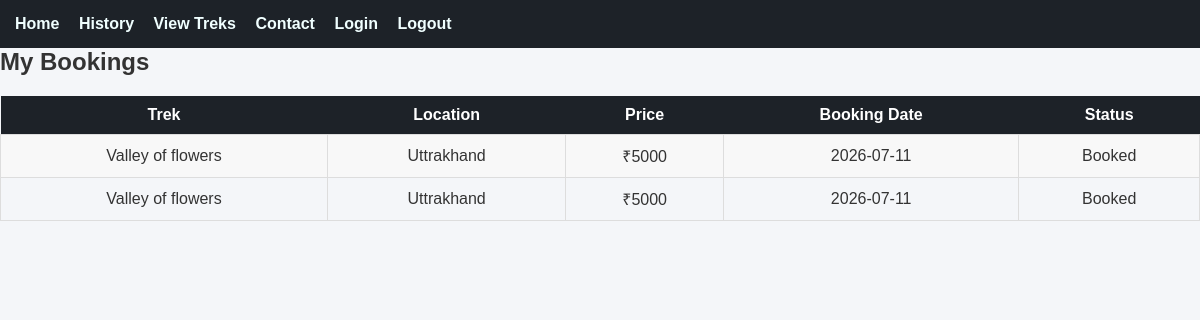
The page /my_bookings (signed in) on the database its author committed.
### tables this page shows
CREATE TABLE bookings(
                 id INTEGER PRIMARY KEY AUTOINCREMENT,
                user_id INTEGER, 
                 username TEXT NOT NULL,
                 trek_id INTEGER,
                 booking_date DATE ,
                 status TEXT NOT NULL,
                 FOREIGN KEY(trek_id) REFERENCES treks(id),
                 FOREIGN KEY(user_id) REFERENCES users(id)
                 
                 );

CREATE TABLE treks(
                 id INTEGER PRIMARY KEY AUTOINCREMENT,
                 name TEXT NOT NULL,
                 location TEXT NOT NULL,
                 price INTEGER NOT NULL,
                 slots INTEGER NOT NULL,
                 difficulty TEXT NOT NULL,
                 duration INTEGER NOT NULL,
                 status TEXT NOT NULL DEFAULT 'Open',
                 assigned_staffID INTEGER NOT NULL,
                 start_date DATE ,
                 end_date DATE ,
                 description TEXT ,
                 FOREIGN KEY (assigned_staffID) REFERENCES staff(id)
                 );

### app.py (the view)
@app.route("/my_bookings")
def my_bookings():
    if "user" not in session:
        return redirect("/login")
    username = session["user"]
    conn = get_db_connnection()
    bookings = conn.execute("""
    SELECT
        treks.name,
        treks.location,
        treks.price,
        bookings.booking_date,
        bookings.status
    FROM bookings
    JOIN treks
        ON bookings.trek_id = treks.id
    WHERE bookings.username = ?
""", (username,)).fetchall()
    conn.close()
    return render_template("my_bookings.html", bookings=bookings)

### app.py (called while the page is built)
def get_db_connnection():
    conn = sqlite3.connect("database.db")
    conn.row_factory =sqlite3.Row
    return conn

### templates/my_bookings.html
{% extends "base.html" %}
{% block content %}
<h2>My Bookings</h2>
<table>
<tr>
    <th>Trek</th>
    <th>Location</th>
    <th>Price</th>
    <th>Booking Date</th>
    <th>Status</th>
</tr>
{% for booking in bookings %}
<tr>
    <td>{{ booking["name"] }}</td>
    <td>{{ booking["location"] }}</td>
    <td>₹{{ booking["price"] }}</td>
    <td>{{ booking["booking_date"] }}</td>
    <td>{{ booking["status"] }}</td>
</tr>
{% endfor %}
</table>
{% endblock %}

### static/css/style.css (style rules this page uses)
* { margin:0; padding:0; box-sizing:border-box; }
body { font-family:Arial, Helvetica, sans-serif; background:#f4f6f9; color:#333; }
table { width:100%; border-collapse:collapse; margin-top:20px; }
table th { background:#1D2228; color:white; padding:10px; }
table td { padding:10px; border:1px solid #ddd; text-align:center; }
table tr:nth-child(even) { background:#f8f8f8; }

### rows shown on the page
bookings: name "Valley of flowers", location "Uttrakhand", price "5000", booking_date "2026-07-11", status "Booked"
bookings: name "Valley of flowers", location "Uttrakhand", price "5000", booking_date "2026-07-11", status "Booked"
